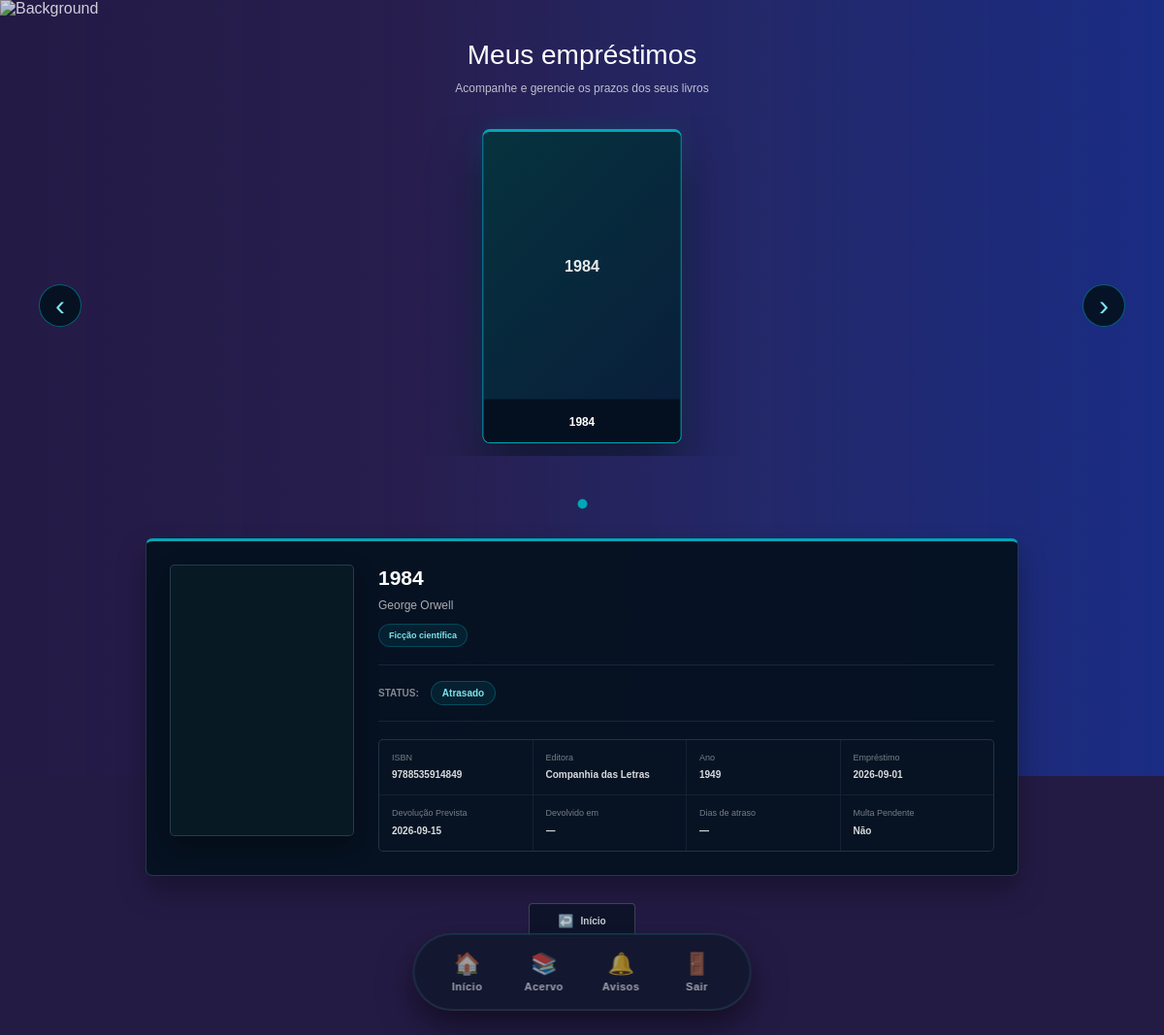
/bibliotech-backend/paginas/meus_emprestimos.php (signed in), run on the app's committed database.
### tables this page shows
CREATE TABLE emprestimo (
    id_emprestimo INT NOT NULL AUTO_INCREMENT PRIMARY KEY,

    emp_ativo BOOLEAN NOT NULL DEFAULT TRUE,
    reserva BOOLEAN NOT NULL DEFAULT FALSE,

    dev_pdia INT NOT NULL DEFAULT 0,

    data_emp DATE NOT NULL,
    data_dev_prevista DATE NOT NULL,
    data_dev DATE NULL,

    multa_pendente BOOLEAN NOT NULL DEFAULT FALSE,
    valor_multa DECIMAL(10,2) NOT NULL DEFAULT 0.00,

    id_usuario INT NOT NULL,
    id_livro INT NOT NULL,

    criado_em DATETIME NOT NULL DEFAULT CURRENT_TIMESTAMP,
    atualizado_em DATETIME NOT NULL DEFAULT CURRENT_TIMESTAMP
        ON UPDATE CURRENT_TIMESTAMP,

    FOREIGN KEY (id_usuario)
        REFERENCES usuario(id_usuario)
        ON UPDATE CASCADE
        ON DELETE RESTRICT,

    FOREIGN KEY (id_livro)
        REFERENCES livros(id_livro)
        ON UPDATE CASCADE
        ON DELETE RESTRICT,

    CONSTRAINT chk_multa_dev_pdia
        CHECK (
            NOT multa_pendente OR dev_pdia > 0
        ),

    CONSTRAINT chk_valor_multa
        CHECK (
            valor_multa >= 0
        ),

    CONSTRAINT chk_emp_ativo_data_dev
        CHECK (
            (emp_ativo = TRUE AND data_dev IS NULL)
            OR
            (emp_ativo = FALSE AND reserva = TRUE AND data_dev IS NULL)
            OR
            (emp_ativo = FALSE AND reserva = FALSE AND data_dev IS NOT NULL)
        ),

    CONSTRAINT chk_datas_emprestimo
        CHECK (
            data_dev_prevista >= data_emp
            AND
            (data_dev IS NULL OR data_dev >= data_emp)
        )
);

CREATE TABLE livros (
    id_livro INT NOT NULL AUTO_INCREMENT PRIMARY KEY,
    titulo VARCHAR(150) NOT NULL,
    id_autor INT NOT NULL,
    ISBN VARCHAR(17) NOT NULL UNIQUE,
    publicacao YEAR NOT NULL,
    editora VARCHAR(100) NOT NULL,
    id_cat INT NOT NULL,

    quantidade_total INT NOT NULL DEFAULT 1,
    quantidade_disponivel INT NOT NULL DEFAULT 1,

    criado_em DATETIME NOT NULL DEFAULT CURRENT_TIMESTAMP,
    atualizado_em DATETIME NOT NULL DEFAULT CURRENT_TIMESTAMP
        ON UPDATE CURRENT_TIMESTAMP,

    FOREIGN KEY (id_cat)
        REFERENCES categorias(id_cat)
        ON UPDATE CASCADE
        ON DELETE RESTRICT,

    FOREIGN KEY (id_autor)
        REFERENCES autores(id_autor)
        ON UPDATE CASCADE
        ON DELETE RESTRICT,

    CONSTRAINT chk_qtd_disponivel
        CHECK (
            quantidade_disponivel BETWEEN 0 AND quantidade_total
        )
);

CREATE TABLE autores (
    id_autor INT NOT NULL AUTO_INCREMENT PRIMARY KEY,
    nome_autor VARCHAR(70) NOT NULL,
    nacionalidade_autor VARCHAR(60)
);

CREATE TABLE categorias (
    id_cat INT NOT NULL AUTO_INCREMENT PRIMARY KEY,
    nome_cat VARCHAR(30) NOT NULL UNIQUE
);

### bibliotech-backend/paginas/meus_emprestimos.php (the view, shortened to what this page needs)
<?php
$conexao = Conexao::getConexao();
$idUsuario = $_SESSION["id_usuario"];
$stmt = $conexao->prepare(
    "SELECT E.id_emprestimo, L.titulo, A.nome_autor, C.nome_cat, L.ISBN, L.editora, L.publicacao,
            E.data_emp, E.data_dev_prevista, E.data_dev,
            E.emp_ativo, E.reserva, E.multa_pendente, E.dev_pdia, E.valor_multa
     FROM emprestimo E
     INNER JOIN livros L ON L.id_livro = E.id_livro
     INNER JOIN autores A ON A.id_autor = L.id_autor
     INNER JOIN categorias C ON C.id_cat = L.id_cat
     WHERE E.id_usuario = :id
     ORDER BY E.data_emp DESC"
);
$stmt->execute([":id" => $idUsuario]);
$emprestimos = $stmt->fetchAll();
function statusEmprestimo(array $item): string
{
    if ((int) $item["emp_ativo"] === 1 && $item["data_dev"] === null) {
        return ($item["data_dev_prevista"] < date("Y-m-d")) ? "Atrasado" : "Ativo";
    }
    return "Concluído";
}
?>
<!DOCTYPE html>
<html lang="pt-br">
<head>
    <link rel="stylesheet" href="./CSS/principal.css">
    <link rel="stylesheet" href="./CSS/meus_emprestimos.css">
</head>
<body>
    <div class="RENDER BACKGROUND">
    </div>
    <header class="emprestimos-header">
        <h2>Meus empréstimos</h2>
        <p>Acompanhe e gerencie os prazos dos seus livros</p>
    </header>
    <?php if (!empty($emprestimos)): ?>
        <div class="emprestimos-container">
            <button class="carousel-btn carousel-prev">‹</button>
            <div class="livros-carousel">
                <?php foreach ($emprestimos as $item): ?>
                    <div class="emprestimo-card"
                         data-titulo="<?= htmlspecialchars($item["titulo"], ENT_QUOTES, "UTF-8") ?>"
                         data-autor="<?= htmlspecialchars($item["nome_autor"], ENT_QUOTES, "UTF-8") ?>">
                        <div class="emprestimo-capa">
                            <div class="emprestimo-capa-fallback">
                                <?= htmlspecialchars($item["titulo"], ENT_QUOTES, "UTF-8") ?>
                            </div>
                        </div>
                        <div class="emprestimo-card-titulo">
                            <?= htmlspecialchars($item["titulo"], ENT_QUOTES, "UTF-8") ?>
                        </div>
                    </div>
                <?php endforeach; ?>
            </div>
            <button class="carousel-btn carousel-next">›</button>
        </div>
        <div class="carousel-indicators"></div>
        <div class="detalhes-container" style="max-width: 900px; margin: 0 auto;">
            <?php foreach ($emprestimos as $item): ?>
                <?php $status = statusEmprestimo($item); ?>
                <div class="emprestimo-detalhes" style="display: none;">
                    <div class="emprestimo-detalhes-capa">
                    </div>
                    <div class="emprestimo-informacoes">
                        <div class="emprestimo-titulo-area">
                            <h3><?= htmlspecialchars($item["titulo"], ENT_QUOTES, "UTF-8") ?></h3>
                            <div class="emprestimo-autor"><?= htmlspecialchars($item["nome_autor"], ENT_QUOTES, "UTF-8") ?></div>
                            <div class="emprestimo-categoria"><?= htmlspecialchars($item["nome_cat"], ENT_QUOTES, "UTF-8") ?></div>
                        </div>
                        <div class="emprestimo-status">
                            <span class="status-label">Status:</span>
                            <span class="status-valor"><?= $status ?></span>
                        </div>
                        <div class="emprestimo-info-grid">
                            <div class="info-item"><span>ISBN</span><strong><?= htmlspecialchars($item["ISBN"], ENT_QUOTES, "UTF-8") ?></strong></div>
                            <div class="info-item"><span>Editora</span><strong><?= htmlspecialchars($item["editora"], ENT_QUOTES, "UTF-8") ?></strong></div>
                            <div class="info-item"><span>Ano</span><strong><?= htmlspecialchars((string) $item["publicacao"], ENT_QUOTES, "UTF-8") ?></strong></div>
                            <div class="info-item"><span>Empréstimo</span><strong><?= htmlspecialchars((string) $item["data_emp"], ENT_QUOTES, "UTF-8") ?></strong></div>
                            <div class="info-item"><span>Devolução Prevista</span><strong><?= htmlspecialchars((string) $item["data_dev_prevista"], ENT_QUOTES, "UTF-8") ?></strong></div>
                            <div class="info-item"><span>Devolvido em</span><strong><?= htmlspecialchars((string) ($item["data_dev"] ?? "—"), ENT_QUOTES, "UTF-8") ?></strong></div>
                            <div class="info-item"><span>Dias de atraso</span><strong><?= (int) $item["dev_pdia"] > 0 ? $item["dev_pdia"] : "—" ?></strong></div>
                            <div class="info-item"><span>Multa Pendente</span><strong><?= $item["multa_pendente"] ? "R$ " . number_format((float) $item["valor_multa"], 2, ",", ".") : "Não" ?></strong></div>
                        </div>
                    </div>
                </div>
            <?php endforeach; ?>
        </div>
    <?php endif; ?>
    <div class="emprestimos-voltar">
        <a href="principal.php">Início</a>
    </div>
    <nav class="global-hotbar">
        <a href="principal.php" class="hotbar-item">
            <span class="hotbar-icon">🏠</span>
            <span class="hotbar-text">Início</span>
        </a>
        <a href="livros.php" class="hotbar-item">
            <span class="hotbar-icon">📚</span>
            <span class="hotbar-text">Acervo</span>
        </a>
        <a href="notificacoes.php" class="hotbar-item">
            <div class="hotbar-icon-wrapper">
                <span class="hotbar-icon">🔔</span>
            </div>
            <span class="hotbar-text">Avisos</span>
        </a>
        <a href="logout.php" class="hotbar-item hotbar-logout">
            <span class="hotbar-icon">🚪</span>
            <span class="hotbar-text">Sair</span>
        </a>
    </nav>
</body>
</html>

### bibliotech-backend/paginas/CSS/principal.css (style rules this page uses)
* { margin: 0; padding: 0; box-sizing: border-box; }
html, body { width: 100%; min-height: 100%; }
html { scroll-behavior: smooth; }
body { min-height: 100vh; overflow-x: hidden; overflow-y: auto; font-family: 'Inter', 'Segoe UI', system-ui, -apple-system, sans-serif; color: #ffffff; position: relative; background: #241b45; }
.RENDER.BACKGROUND { position: fixed; inset: 0; width: 100%; height: 100vh; overflow: hidden; z-index: 0; pointer-events: none; }
.RENDER.BACKGROUND::after { content: ""; position: absolute; inset: 0; background: linear-gradient( 90deg, rgba(35, 24, 75, 0.15) 0%, rgba(48, 38, 100, 0.25) 35%, rgba(35, 55, 145, 0.45) 65%, rgba(20, 55, 170, 0.60) 100% ); z-index: 1; }
.global-hotbar { position: fixed; bottom: 25px; left: 50%; transform: translateX(-50%); z-index: 9999; background: rgba(15, 23, 42, 0.75); backdrop-filter: blur(16px); -webkit-backdrop-filter: blur(16px); border: 1px solid rgba(255, 255, 255, 0.1); border-radius: 50px; display: flex; align-items: center; gap: 8px; padding: 10px 20px; box-shadow: 0 15px 35px rgba(0, 0, 0, 0.5), 0 0 0 1px rgba(0, 229, 255, 0.1) inset; animation: hotbarSlideUp 0.8s cubic-bezier(0.175, 0.885, 0.32, 1.275) forwards; }
.hotbar-item { display: flex; flex-direction: column; align-items: center; justify-content: center; text-decoration: none; color: rgba(255, 255, 255, 0.6); padding: 8px 16px; border-radius: 16px; transition: all 0.3s ease; min-width: 70px; }
.hotbar-icon { font-size: 22px; margin-bottom: 4px; transition: transform 0.3s ease; }
.hotbar-text { font-size: 11px; font-weight: 600; letter-spacing: 0.5px; }
.hotbar-icon-wrapper { position: relative; display: flex; }
body { padding-bottom: 100px !important; }

### data on the page
emprestimo: id_livro.titulo "1984", autores.nome_autor "George Orwell", categorias.nome_cat "Ficção científica", data_dev_prevista "Atrasado", id_livro.ISBN "9788535914849", id_livro.editora "Companhia das Letras", id_livro.publicacao "1949", data_emp "2026-09-01", data_dev_prevista "2026-09-15", data_dev "—", multa_pendente "Não"
